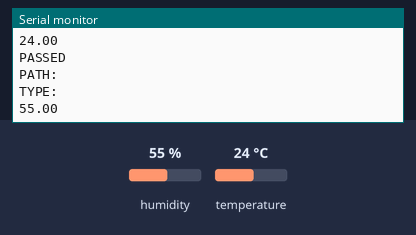
Recording of a sketch running on a simulated ESP32. Shown: the last lines printed to the serial monitor. The test bench sets the inputs (shaded band); at power-on: humidity 55 %, temperature 24 °C. WiFi joins after 1.5 s; servers stay silent unless stated.

Above: at 3.2 s.
3.3 s: humidity set to 22 %
At 3.9 s:
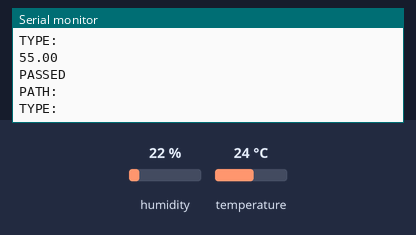
4.8 s: temperature set to 12 °C
At 5.14 s:
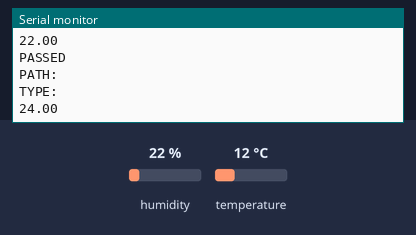
6.3 s: humidity set to 40 %
At 7.14 s:
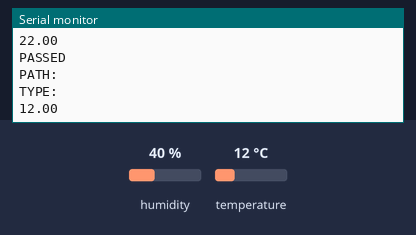
Timing chart, 0 to 9.3 s (numbered marks = the images above; inputs shaded):
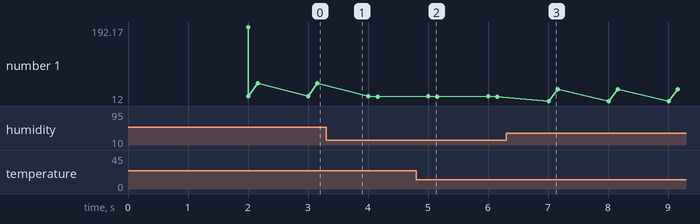

Measured:
- plotted number 1: 55 → 22 after the input at 3.3 s, 22 → 40 after the input at 6.3 s

The sketch:

Prototype.ino
```cpp
#include "WiFi.h"
#include "ESPAsyncWebServer.h"
#include <Adafruit_Sensor.h>
#include <DHT.h>

// Replace with your network credentials
const char* ssid = "Raghavendiran";
const char* password = "apple@5g";

#include <Firebase_ESP_Client.h>

//Provide the token generation process info.
#include "addons/TokenHelper.h"
//Provide the RTDB payload printing info and other helper functions.
#include "addons/RTDBHelper.h"


// Insert Firebase project API Key
#define API_KEY "AIzaSyCGtI-SAhcu8j3ueCvibKvkYwtQMn2_NcY"

// Insert RTDB URLefine the RTDB URL */
#define DATABASE_URL "https://esp32dhtrealtime-default-rtdb.asia-southeast1.firebasedatabase.app/"

//Define Firebase Data object
FirebaseData fbdo;

FirebaseAuth auth;
FirebaseConfig config;

unsigned long sendDataPrevMillis = 0;
int count = 0;
bool signupOK = false;

#define DHTPIN 27     // Digital pin connected to the DHT sensor

// Uncomment the type of sensor in use:
//#define DHTTYPE    DHT11     // DHT 11
#define DHTTYPE    DHT22     // DHT 22 (AM2302)
//#define DHTTYPE    DHT21     // DHT 21 (AM2301)

DHT dht(DHTPIN, DHTTYPE);

// Create AsyncWebServer object on port 80
AsyncWebServer server(80);

String readDHTTemperature() {
  // Sensor readings may also be up to 2 seconds 'old' (its a very slow sensor)
  // Read temperature as Celsius (the default)
  float t = dht.readTemperature();
  // Read temperature as Fahrenheit (isFahrenheit = true)
  //float t = dht.readTemperature(true);
  // Check if any reads failed and exit early (to try again).
  if (isnan(t)) {
    Serial.println("Failed to read from DHT sensor!");
    return "--";
  }
  else {
    Serial.println(t);
    return String(t);
  }
}

String readDHTHumidity() {
  // Sensor readings may also be up to 2 seconds 'old' (its a very slow sensor)
  float h = dht.readHumidity();
  if (isnan(h)) {
    Serial.println("Failed to read from DHT sensor!");
    return "--";
  }
  else {
    Serial.println(h);
    return String(h);
  }
}

const char index_html[] PROGMEM = R"rawliteral(
<!DOCTYPE HTML><html>
<head>
  <meta name="viewport" content="width=device-width, initial-scale=1">
  <link rel="stylesheet" href="https://use.fontawesome.com/releases/v5.7.2/css/all.css" integrity="sha384-fnmOCqbTlWIlj8LyTjo7mOUStjsKC4pOpQbqyi7RrhN7udi9RwhKkMHpvLbHG9Sr" crossorigin="anonymous">
  <style>
    html {
     font-family: Arial;
     display: inline-block;
     margin: 0px auto;
     text-align: center;
    }
    h2 { font-size: 3.0rem; }
    p { font-size: 3.0rem; }
    .units { font-size: 1.2rem; }
    .dht-labels{
      font-size: 1.5rem;
      vertical-align:middle;
      padding-bottom: 15px;
    }
  </style>
</head>
<body>
  <h2>ESP32 DHT Server</h2>
  <p>
    <i class="fas fa-thermometer-half" style="color:#059e8a;"></i>
    <span class="dht-labels">Temperature</span>
    <span id="temperature">%TEMPERATURE%</span>
    <sup class="units">&deg;C</sup>
  </p>
  <p>
    <i class="fas fa-tint" style="color:#00add6;"></i>
    <span class="dht-labels">Humidity</span>
    <span id="humidity">%HUMIDITY%</span>
    <sup class="units">&percnt;</sup>
  </p>
</body>
<script>
setInterval(function ( ) {
  var xhttp = new XMLHttpRequest();
  xhttp.onreadystatechange = function() {
    if (this.readyState == 4 && this.status == 200) {
      document.getElementById("temperature").innerHTML = this.responseText;
    }
  };
  xhttp.open("GET", "/temperature", true);
  xhttp.send();
}, 1000 ) ;

setInterval(function ( ) {
  var xhttp = new XMLHttpRequest();
  xhttp.onreadystatechange = function() {
    if (this.readyState == 4 && this.status == 200) {
      document.getElementById("humidity").innerHTML = this.responseText;
    }
  };
  xhttp.open("GET", "/humidity", true);
  xhttp.send();
}, 1000 ) ;
</script>
</html>)rawliteral";

// Replaces placeholder with DHT values
String processor(const String& var){
  //Serial.println(var);
  if(var == "TEMPERATURE"){
    return readDHTTemperature();
  }
  else if(var == "HUMIDITY"){
    return readDHTHumidity();
  }
  return String();
}

void setup(){
  // Serial port for debugging purposes
  Serial.begin(115200);

  dht.begin();

  // Connect to Wi-Fi
  WiFi.begin(ssid, password);
  while (WiFi.status() != WL_CONNECTED) {
    delay(1000);
    Serial.println("Connecting to WiFi..");
  }

  // Print ESP32 Local IP Address
  Serial.println(WiFi.localIP());

  config.api_key = API_KEY;

  /* Assign the RTDB URL (required) */
  config.database_url = DATABASE_URL;

  /* Sign up */
  if (Firebase.signUp(&config, &auth, "", "")){
    Serial.println("ok");
    signupOK = true;
  }
  else{
    Serial.printf("%s\n", config.signer.signupError.message.c_str());
  }

  /* Assign the callback function for the long running token generation task */
  config.token_status_callback = tokenStatusCallback; //see addons/TokenHelper.h

  Firebase.begin(&config, &auth);
  Firebase.reconnectWiFi(true);

  // Route for root / web page
  server.on("/", HTTP_GET, [](AsyncWebServerRequest *request){
    request->send_P(200, "text/html", index_html, processor);
  });
  server.on("/temperature", HTTP_GET, [](AsyncWebServerRequest *request){
    request->send_P(200, "text/plain", readDHTTemperature().c_str());
  });
  server.on("/humidity", HTTP_GET, [](AsyncWebServerRequest *request){
    request->send_P(200, "text/plain", readDHTHumidity().c_str());
  });

  // Start server
  server.begin();
}

void loop(){
  if (Firebase.ready() && signupOK && (millis() - sendDataPrevMillis > 1000 || sendDataPrevMillis == 0)){
    sendDataPrevMillis = millis();
    // Write an Int number on the database path test/int
//    if (Firebase.RTDB.setInt(&fbdo, "test/int", count)){
//      Serial.println("PASSED");
//      Serial.println("PATH: " + fbdo.dataPath());
//      Serial.println("TYPE: " + fbdo.dataType());
//    }
//    else {
//      Serial.println("FAILED");
//      Serial.println("REASON: " + fbdo.errorReason());
//    }
//    count++;
//
//    // Write an Float number on the database path test/float
//    if (Firebase.RTDB.setFloat(&fbdo, "test/float", 0.01 + random(0,100))){
//      Serial.println("PASSED");
//      Serial.println("PATH: " + fbdo.dataPath());
//      Serial.println("TYPE: " + fbdo.dataType());
//    }
//    else {
//      Serial.println("FAILED");
//      Serial.println("REASON: " + fbdo.errorReason());
//    }
   if (Firebase.RTDB.setString(&fbdo, "DhT22/temp", readDHTTemperature().c_str())){
      Serial.println("PASSED");
      Serial.println("PATH: " + fbdo.dataPath());
      Serial.println("TYPE: " + fbdo.dataType());
    }
    else {
      Serial.println("FAILED");
      Serial.println("REASON: " + fbdo.errorReason());
    }
    if (Firebase.RTDB.setString(&fbdo, "DhT22/humi", readDHTHumidity().c_str())){
      Serial.println("PASSED");
      Serial.println("PATH: " + fbdo.dataPath());
      Serial.println("TYPE: " + fbdo.dataType());
    }
    else {
      Serial.println("FAILED");
      Serial.println("REASON: " + fbdo.errorReason());
    }
  }
}
```
